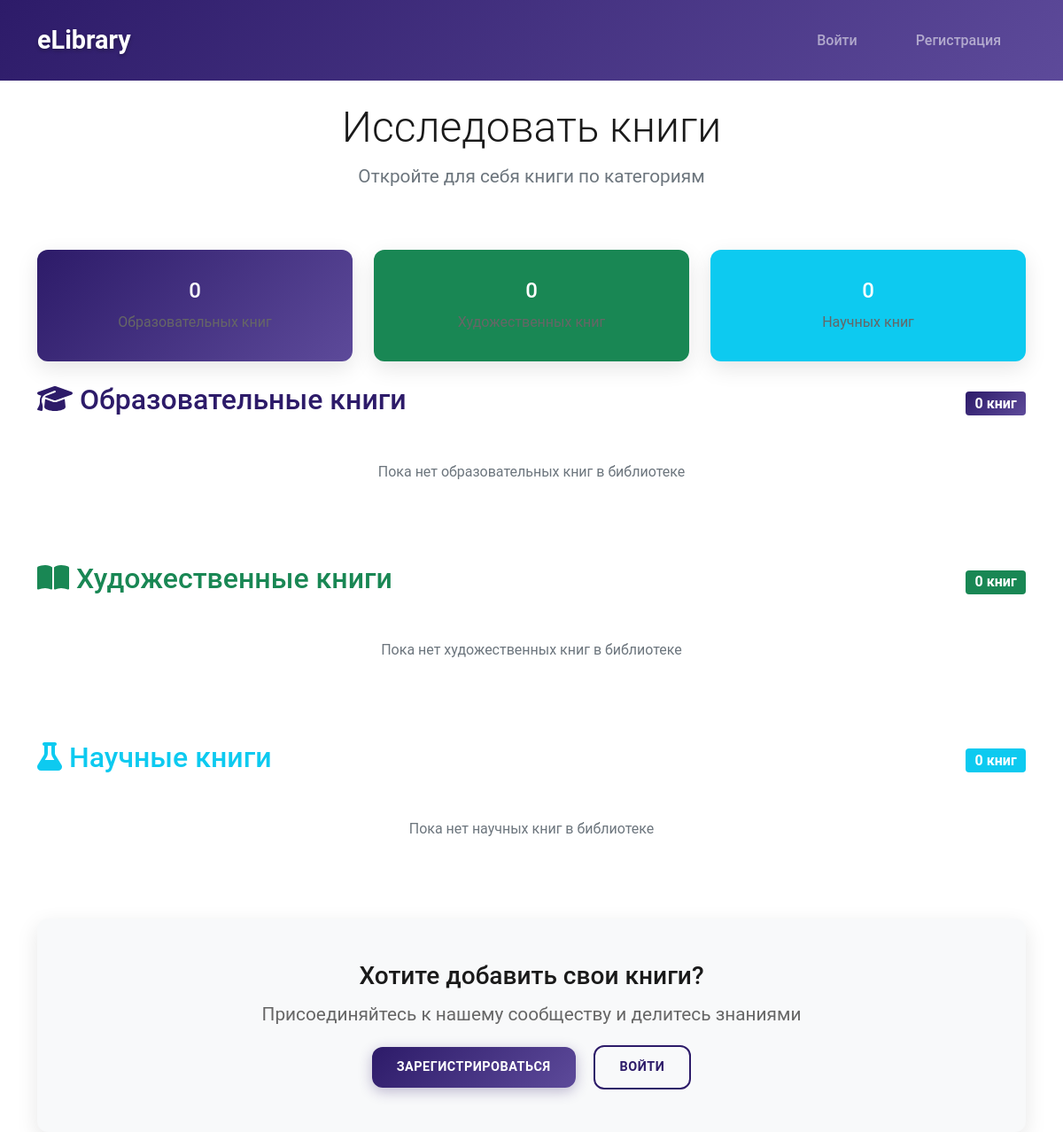
/explore/, run on an earlier commit of the app's database.
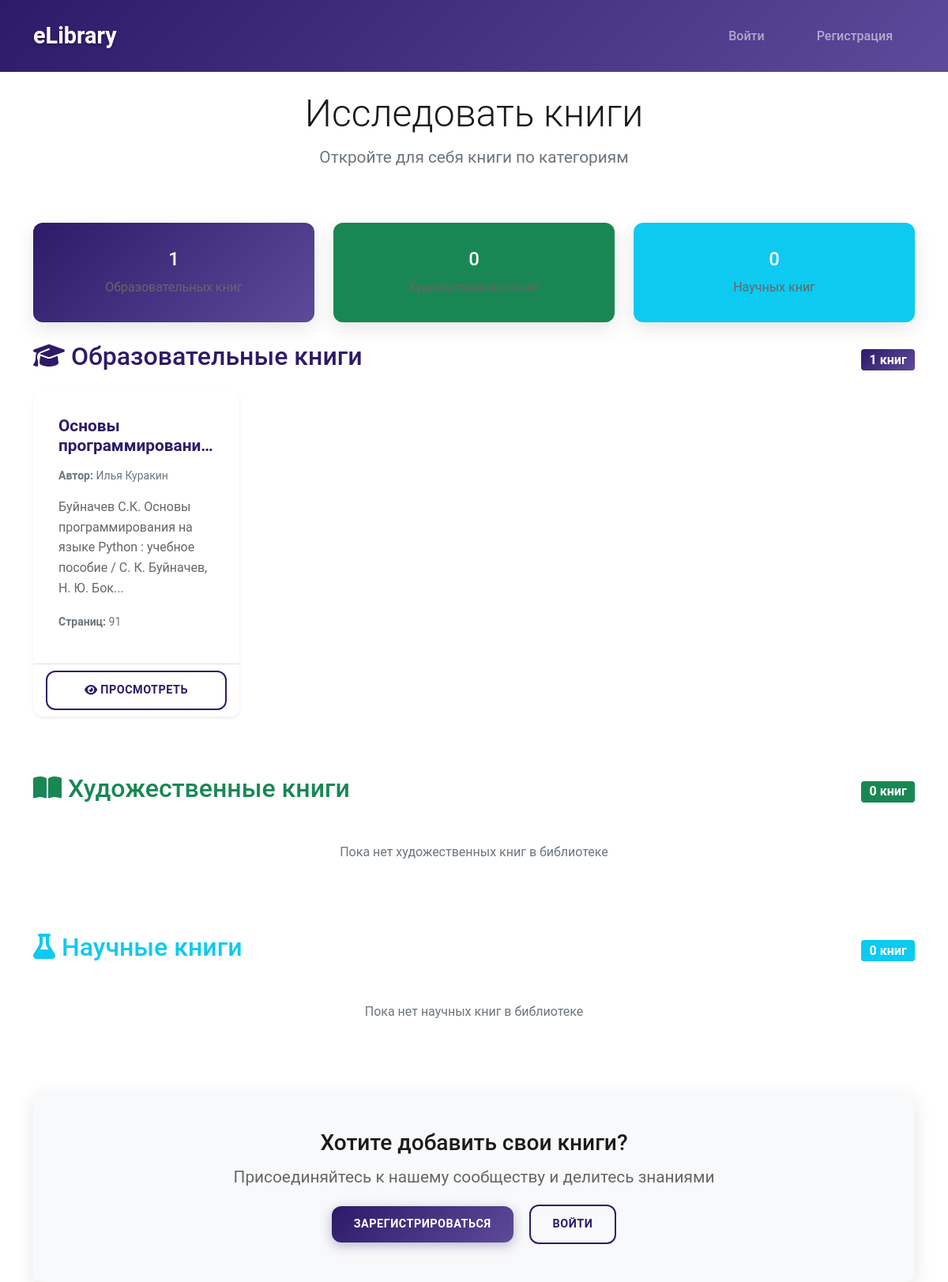
And on a later commit of the database.
### elibrary_app/models.py (models this page shows, shortened)
class EBooksModel(models.Model):
    title = models.CharField(max_length=150)          # Название книги
    summary = models.TextField(max_length=2000)       # Аннотация/описание
    pages = models.CharField(max_length=100)          # Количество страниц
    pdf = models.FileField(upload_to='pdfs/')         # PDF-файл книги
    author = models.CharField(max_length=100)         # Имя автора для отображения
    category = models.CharField(max_length=300)       # Категория книги
    author_id = models.IntegerField(default=0)        # Связь с пользователем-автором

### elibrary_app/views.py (the view)
# urls.py: path('explore/', views.explore, name='explore'),
def explore(request):
    edu_books = EBooksModel.objects.filter(category='Education')
    fiction_books = EBooksModel.objects.filter(category='Fiction')
    science_books = EBooksModel.objects.filter(category='Science')
    return render(request, 'explore.html', {
        'edu_books': edu_books,
        'fiction_books': fiction_books,
        'science_books': science_books
    })

### templates/explore.html (shortened to what this page needs)
<!DOCTYPE html>
<html lang="ru">
<head>
    <link href="https://cdn.jsdelivr.net/npm/bootstrap@5.1.3/dist/css/bootstrap.min.css" rel="stylesheet">
    <link href="/static/css/style.css" rel="stylesheet">
</head>
<body>
    <nav class="navbar navbar-expand-lg navbar-dark bg-dark">
        <div class="container">
            <a class="navbar-brand" href="{% url 'home' %}">eLibrary</a>
            <div class="navbar-nav ms-auto">
                {% if user.is_authenticated %}
                    <a class="nav-link" href="{% url 'contri' user.id %}">Мои книги</a>
                    <a class="nav-link" href="{% url 'addBook' user.id %}">Добавить книгу</a>
                    <a class="nav-link" href="{% url 'logout' %}">Выйти ({{ user.first_name }})</a>
                {% else %}
                    <a class="nav-link" href="{% url 'login' %}">Войти</a>
                    <a class="nav-link" href="{% url 'register' %}">Регистрация</a>
                {% endif %}
            </div>
        </div>
    </nav>
    <div class="container mt-4">
        <div class="row mb-5">
            <div class="col-12 text-center">
                <h1 class="display-5">Исследовать книги</h1>
                <p class="lead text-muted">Откройте для себя книги по категориям</p>
            </div>
        </div>
        <div class="row mb-4">
            <div class="col-md-4">
                <div class="card text-white bg-primary">
                    <div class="card-body text-center">
                        <h4>{{ edu_books|length }}</h4>
                        <p class="card-text">Образовательных книг</p>
                    </div>
                </div>
            </div>
            <div class="col-md-4">
                <div class="card text-white bg-success">
                    <div class="card-body text-center">
                        <h4>{{ fiction_books|length }}</h4>
                        <p class="card-text">Художественных книг</p>
                    </div>
                </div>
            </div>
            <div class="col-md-4">
                <div class="card text-white bg-info">
                    <div class="card-body text-center">
                        <h4>{{ science_books|length }}</h4>
                        <p class="card-text">Научных книг</p>
                    </div>
                </div>
            </div>
        </div>
        <div class="row mb-5">
            <div class="col-12">
                <div class="d-flex justify-content-between align-items-center mb-3">
                    <h2 class="text-primary">
                        <i class="fas fa-graduation-cap"></i> Образовательные книги
                    </h2>
                    <span class="badge bg-primary fs-6">{{ edu_books|length }} книг</span>
                </div>
                {% if edu_books %}
                    <div class="row">
                        {% for book in edu_books %}
                        <div class="col-xl-3 col-lg-4 col-md-6 mb-4">
                            <div class="card h-100 shadow-sm book-card">
                                <div class="card-body">
                                    <h5 class="card-title">{{ book.title }}</h5>
                                    <p class="card-text text-muted small">
                                        <strong>Автор:</strong> {{ book.author }}
                                    </p>
                                    <p class="card-text">
                                        {% if book.summary|length > 100 %}
                                            {{ book.summary|slice:100 }}...
                                        {% else %}
                                            {{ book.summary }}
                                        {% endif %}
                                    </p>
                                    <div class="mb-2">
                                        <small class="text-muted">
                                            <strong>Страниц:</strong> {{ book.pages }}
                                        </small>
                                    </div>
                                </div>
                                <div class="card-footer bg-transparent">
                                    <div class="d-grid gap-2">
                                        <a href="{% url 'viewBook' book.id %}" class="btn btn-outline-primary btn-sm">
                                            <i class="fas fa-eye"></i> Просмотреть
                                        </a>
                                    </div>
                                </div>
                            </div>
                        </div>
                        {% endfor %}
                    </div>
                {% else %}
                    <div class="text-center py-4">
                        <p class="text-muted">Пока нет образовательных книг в библиотеке</p>
                    </div>
                {% endif %}
            </div>
        </div>
        <div class="row mb-5">
            <div class="col-12">
                <div class="d-flex justify-content-between align-items-center mb-3">
                    <h2 class="text-success">
                        <i class="fas fa-book-open"></i> Художественные книги
                    </h2>
                    <span class="badge bg-success fs-6">{{ fiction_books|length }} книг</span>
                </div>
                {% if fiction_books %}
                    <div class="row">
                        {% for book in fiction_books %}
                        <div class="col-xl-3 col-lg-4 col-md-6 mb-4">
                            <div class="card h-100 shadow-sm book-card">
                                <div class="card-body">
                                    <h5 class="card-title">{{ book.title }}</h5>
                                    <p class="card-text text-muted small">
                                        <strong>Автор:</strong> {{ book.author }}
                                    </p>
                                    <p class="card-text">
                                        {% if book.summary|length > 100 %}
                                            {{ book.summary|slice:100 }}...
                                        {% else %}
                                            {{ book.summary }}
                                        {% endif %}
                                    </p>
                                    <div class="mb-2">
                                        <small class="text-muted">
                                            <strong>Страниц:</strong> {{ book.pages }}
                                        </small>
                                    </div>
                                </div>
                                <div class="card-footer bg-transparent">
                                    <div class="d-grid gap-2">
                                        <a href="{% url 'viewBook' book.id %}" class="btn btn-outline-success btn-sm">
                                            <i class="fas fa-eye"></i> Просмотреть
                                        </a>
                                    </div>
                                </div>
                            </div>
                        </div>
                        {% endfor %}
                    </div>
                {% else %}
                    <div class="text-center py-4">
                        <p class="text-muted">Пока нет художественных книг в библиотеке</p>
                    </div>
                {% endif %}
            </div>
        </div>
        <div class="row mb-5">
            <div class="col-12">
                <div class="d-flex justify-content-between align-items-center mb-3">
                    <h2 class="text-info">
                        <i class="fas fa-flask"></i> Научные книги
                    </h2>
                    <span class="badge bg-info fs-6">{{ science_books|length }} книг</span>
                </div>
                {% if science_books %}
                    <div class="row">
                        {% for book in science_books %}
                        <div class="col-xl-3 col-lg-4 col-md-6 mb-4">
                            <div class="card h-100 shadow-sm book-card">
                                <div class="card-body">
                                    <h5 class="card-title">{{ book.title }}</h5>
                                    <p class="card-text text-muted small">
                                        <strong>Автор:</strong> {{ book.author }}
                                    </p>
                                    <p class="card-text">
                                        {% if book.summary|length > 100 %}
                                            {{ book.summary|slice:100 }}...
                                        {% else %}
                                            {{ book.summary }}
                                        {% endif %}
                                    </p>
                                    <div class="mb-2">
                                        <small class="text-muted">
                                            <strong>Страниц:</strong> {{ book.pages }}
                                        </small>
                                    </div>
                                </div>
                                <div class="card-footer bg-transparent">
                                    <div class="d-grid gap-2">
                                        <a href="{% url 'viewBook' book.id %}" class="btn btn-outline-info btn-sm">
                                            <i class="fas fa-eye"></i> Просмотреть
                                        </a>
                                    </div>
                                </div>
                            </div>
                        </div>
                        {% endfor %}
                    </div>
                {% else %}
                    <div class="text-center py-4">
                        <p class="text-muted">Пока нет научных книг в библиотеке</p>
                    </div>
                {% endif %}
            </div>
        </div>
        {% if not user.is_authenticated %}
        <div class="row">
            <div class="col-12">
                <div class="card bg-light">
                    <div class="card-body text-center py-5">
                        <h3>Хотите добавить свои книги?</h3>
                        <p class="lead">Присоединяйтесь к нашему сообществу и делитесь знаниями</p>
                        <a href="{% url 'register' %}" class="btn btn-primary btn-lg me-3">Зарегистрироваться</a>
                        <a href="{% url 'login' %}" class="btn btn-outline-primary btn-lg">Войти</a>
                    </div>
                </div>
            </div>
        </div>
        {% endif %}
    </div>
</body>
</html>

### static/css/style.css (style rules this page uses)
:root { --primary-color: #2d1b69; --secondary-color: #000000; --accent-color: #5d4a9a; --light-bg: #ffffff; --dark-text: #1a1a1a; --light-text: #666666; --success-color: #27ae60; --danger-color: #e74c3c; --warning-color: #f39c12; --border-radius: 12px; --box-shadow: 0 8px 25px rgba(0, 0, 0, 0.1); --box-shadow-hover: 0 15px 40px rgba(45, 27, 105, 0.2); --transition: all 0.4s cubic-bezier(0.25, 0.46, 0.45, 0.94); --gradient-primary: linear-gradient(135deg, var(--primary-color), var(--accent-color)); }
* { margin: 0; padding: 0; box-sizing: border-box; }
body { font-family: 'Roboto', sans-serif; background-color: var(--light-bg); color: var(--dark-text); line-height: 1.7; min-height: 100vh; display: flex; flex-direction: column; overflow-x: hidden; }
.container { flex: 1; animation: fadeInUp 0.8s ease-out; }
.navbar { background: var(--gradient-primary) !important; backdrop-filter: blur(10px); transition: var(--transition); padding: 1rem 0; animation: slideInLeft 0.6s ease-out; }
.navbar-brand { font-weight: 700; font-size: 1.8rem; color: white !important; text-shadow: 0 2px 4px rgba(0, 0, 0, 0.3); transition: var(--transition); }
.navbar-nav { gap: 10px; }
.nav-link { font-weight: 500; transition: var(--transition); margin: 0 8px; border-radius: var(--border-radius); padding: 10px 20px !important; position: relative; overflow: hidden; }
.nav-link::before { content: ''; position: absolute; top: 0; left: -100%; width: 100%; height: 100%; background: linear-gradient(90deg, transparent, rgba(255, 255, 255, 0.2), transparent); transition: left 0.6s; }
.card { border: none; border-radius: var(--border-radius); box-shadow: var(--box-shadow); transition: var(--transition); height: 100%; overflow: hidden; background: var(--light-bg); position: relative; }
.card::before { content: ''; position: absolute; top: 0; left: 0; width: 100%; height: 4px; background: var(--gradient-primary); transform: scaleX(0); transition: transform 0.4s ease; }
.card-body { padding: 2rem; position: relative; z-index: 1; }
.card-title { color: var(--primary-color); font-weight: 600; font-size: 1.3rem; margin-bottom: 1rem; transition: var(--transition); }
.card-text { color: var(--light-text); font-weight: 400; line-height: 1.6; }
.btn { border-radius: var(--border-radius); font-weight: 600; transition: var(--transition); padding: 12px 28px; border: none; position: relative; overflow: hidden; text-transform: uppercase; letter-spacing: 0.5px; font-size: 0.9rem; }
.btn::before { content: ''; position: absolute; top: 0; left: -100%; width: 100%; height: 100%; background: linear-gradient(90deg, transparent, rgba(255, 255, 255, 0.3), transparent); transition: left 0.6s; }
.btn-primary { background: var(--gradient-primary); color: white; box-shadow: 0 4px 15px rgba(45, 27, 105, 0.3); }
.btn-outline-primary { color: var(--primary-color); border: 2px solid var(--primary-color); background: transparent; }
.lead { color: var(--light-text); font-size: 1.3rem; font-weight: 400; line-height: 1.8; }
.book-card { transition: var(--transition); height: 100%; animation: fadeInUp 0.6s ease-out; }
.text-primary { color: var(--primary-color) !important; }
.bg-primary { background: var(--gradient-primary) !important; }

### templates/explore.html (style rules this page uses)
.book-card { transition: transform 0.2s ease-in-out, box-shadow 0.2s ease-in-out; }
.card-title { height: 3rem; overflow: hidden; display: -webkit-box; -webkit-line-clamp: 2; -webkit-box-orient: vertical; }

What changed in the data, as far as the page shows it:
added EBooksModel: title "Основы…", author "Илья Куракин", summary "Буйначев С.К. Основы программирования на языке Python : учебное пособие / С. К. Буйначев, Н. Ю. Бок", pages "91"
Also different on the page:
{{ edu_books|length }}: "0" → "1"
text no longer shown: "Пока нет образовательных книг в библиотеке"
